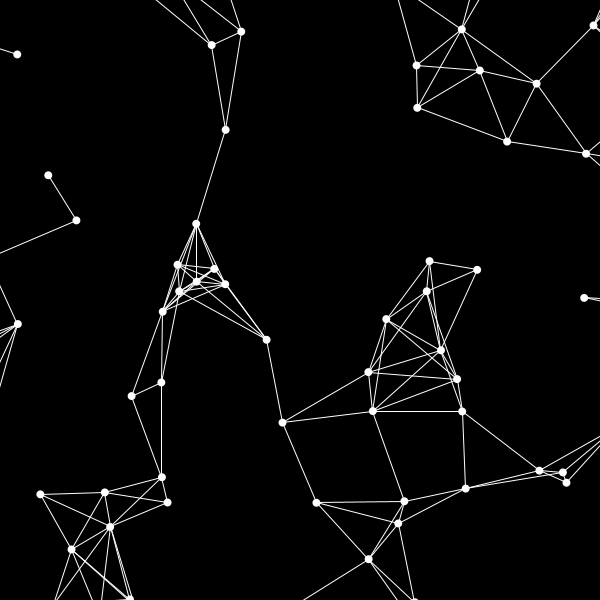
Frame 1 (no input)
Frame 60 (the mouse pressed at the canvas centre just before this capture): identical to frame 1, image omitted
Frame 120 (the mouse held since frame 60 and released just before this capture): identical to frame 1, image omitted

The Processing sketch that drew this single still picture (run headless with seeded random() and noise(); from frame 60 on, the mouse is pressed at the canvas centre):

// Processing sketch: network
// ── network.pde
// 点同士を線で結ぶ、よく見かけるアレ

// 点の数
int count = 100;
// 点の位置
float nxs[];
float nys[];

void setup() {
  size(600, 600);

  nxs = new float[count];
  nys = new float[count];

  // 点をランダムに配置
  for (int i = 0; i < count; i++) {
    nxs[i] = random(-100, width + 100);
    nys[i] = random(-100, height + 100);
  }
}

void draw() {
  background(0);

  // 線を描画
  stroke(255);
  noFill();
  // 点のインデックスを全通り組み合わせられる2重for文
  // （動作を考えてみよう）
  for (int j = 0; j < count; j++) {
    for (int i = j + 1; i < count; i++) {
      // 点間の距離を計算し、ある程度遠いものは描かない
      float d = dist(
        nxs[j], nys[j],
        nxs[i], nys[i]
      );

      if (d < 100) {
        line(
          nxs[j], nys[j],
          nxs[i], nys[i]
        );
      }
    }
  }

  // 点を描画
  fill(255);
  noStroke();
  for (int i = 0; i < count; i++) {
    ellipse(nxs[i], nys[i], 8, 8);
  }
}
